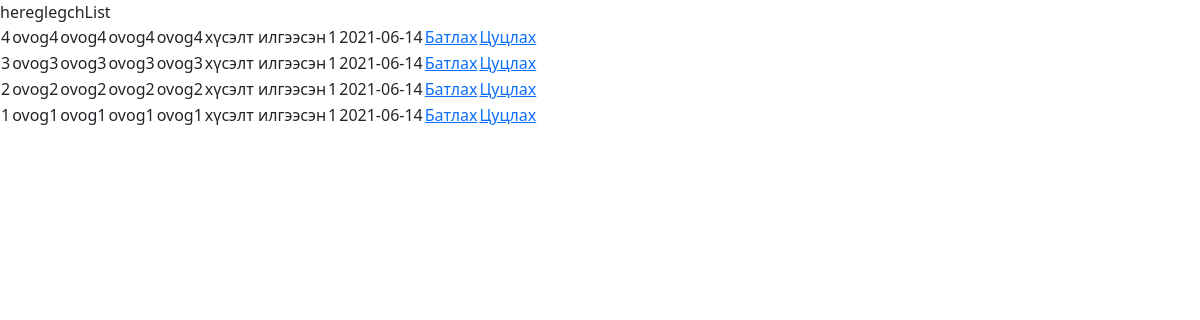
Page /reg-list on the earlier database version.
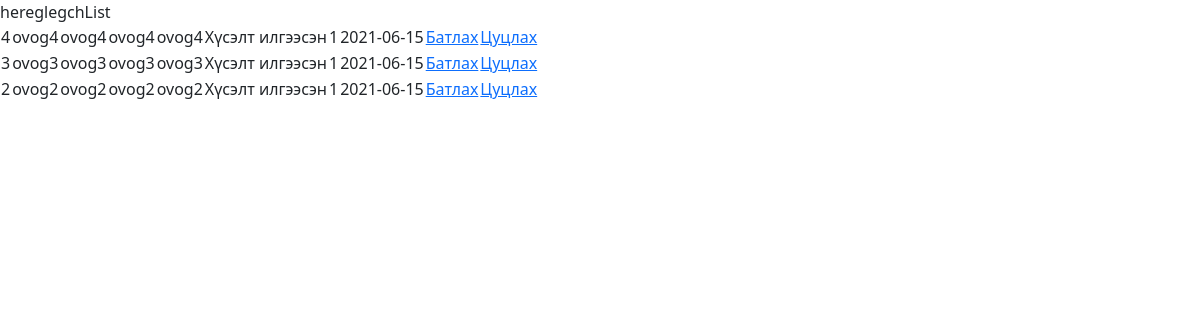
Same page on the later database version.
### BMweb/models.py (models this page shows, shortened)
class Hereglegch(models.Model):
    ovog=models.CharField(max_length=30, verbose_name=_("Хэрэглэгчийн овог"))
    ner=models.CharField(max_length=30, verbose_name=_("Хэрэглэгчийн нэр"))
    mail = models.CharField(max_length=30, verbose_name=_("мейл хаяг"))
    role = models.ForeignKey(HereglegchRole, on_delete=CASCADE )
    state = models.ForeignKey(HereglegchState, on_delete=CASCADE )
    company = models.ForeignKey(Company, on_delete=CASCADE )
    password  = models.CharField(max_length=30, verbose_name=_("Хэрэглэгчийн нууц үг"))
    reg_date = models.DateTimeField(default=datetime.now)
    class Meta:
        verbose_name = _("Хэрэглэгч")
        verbose_name_plural = _("Хэрэглэгч")

class HereglegchState(models.Model):
    stateName = models.CharField(max_length=300, verbose_name=_("Хэрэглэгчийн төлөв"))
    class Meta:
        verbose_name = _("Хэрэглэгч төлөв")
        verbose_name_plural = _("Хэрэглэгч төлөв")
    def __str__(self):
        return self.stateName

### BMweb/views.py (the view)
# urls.py: path('reg-list', views.hereglegchList),
def hereglegchList(request):
    h = Hereglegch.objects.filter(state_id = 1).order_by('-reg_date')
    return render(request,'hereglegchList.html',{'HereglegchList': h})

### BMweb/templates/hereglegchList.html (shortened to what this page needs)
<!DOCTYPE html>
<html lang="en">
<head>
    <link href="https://cdn.jsdelivr.net/npm/bootstrap@5.0.0-beta2/dist/css/bootstrap.min.css" rel="stylesheet">
</head>
<body>
    hereglegchList
    <table>
    {% for h in HereglegchList %}
        <tr>
            <td>{{ h.id }}</td>
            <td>{{ h.ovog }}</td>
            <td>{{ h.ovog }}</td>
            <td>{{ h.ovog }}</td>
            <td>{{ h.ovog }}</td>
            <td>{{ h.state }}</td>
            <td>{{ h.state_id }}</td>
            <td>{{ h.reg_date | date:"Y-m-d" }}</td>
            <td><a href="/change-state/{{h.id}}/2">Батлах</a></td>
            <td><a href="/change-state/{{h.id}}/3">Цуцлах</a></td>
        </tr>
    {% endfor %}
    </table>
</body>
</html>

Differences in the rows shown:
no longer on this page (row edited): Hereglegch: id "1", ovog "ovog1", state "хүсэлт илгээсэн", state_id "1", reg_date "2021-06-14"
changed Hereglegch "ovog4": state "хүсэлт илгээсэн" → "Хүсэлт илгээсэн"; reg_date "2021-06-14" → "2021-06-15"
changed Hereglegch "ovog3": state "хүсэлт илгээсэн" → "Хүсэлт илгээсэн"; reg_date "2021-06-14" → "2021-06-15"
changed Hereglegch "ovog2": state "хүсэлт илгээсэн" → "Хүсэлт илгээсэн"; reg_date "2021-06-14" → "2021-06-15"
